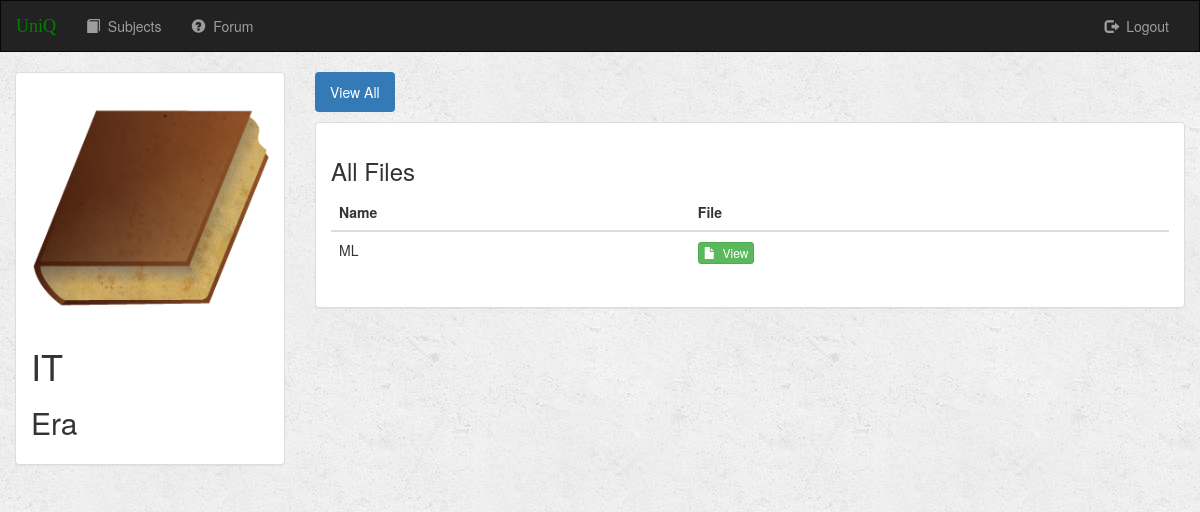
Screenshot of /music/1/ (signed in) with the database file from the repository.
### music/models.py (models this page shows, shortened)
class Subject(models.Model):
    university = models.CharField(max_length=250)
    name = models.CharField(max_length=500)
    logo = models.FileField()
    def __str__(self):
        return self.name + ' - ' + self.university

class File(models.Model):
    subject = models.ForeignKey(Subject, on_delete=models.CASCADE)
    name = models.CharField(max_length=250)
    file = models.FileField(default='')

### music/views.py (the view)
# urls.py: url(r'^music/(?P<album_id>[0-9]+)/$', views.detail, name='detail'),
def detail(request, album_id):
    if not request.user.is_authenticated():
        return render(request, 'music/login.html')
    else:
        user = request.user
        album = get_object_or_404(Subject, pk=album_id)
        return render(request, 'music/detail.html', {'album': album, 'user': user})

### music/templates/music/detail.html (shortened to what this page needs)
{% extends 'music/base.html' %}
{% block body %}
<div class="container-fluid songs-container">
    <div class="row">
        <div class="col-sm-4 col-md-3">
            <div class="panel panel-default">
                <div class="panel-body">
                    <a href="{% url 'music:detail' album.id %}">
                        {% if album.logo %}
                            <img src="{{ album.logo.url }}" class="img-responsive">
                        {% else %}
                            <h3>No image to display</h3>
                        {% endif %}
                    </a>
                    <h1>{{ album.name }}</h1>
                    <h2>{{ album.university }}</h2>
                </div>
            </div>
        </div>
        <div class="col-sm-8 col-md-9">
            <ul class="nav nav-pills" style="margin-bottom: 10px;">
                <li role="presentation" class="active"><a href="{% url 'music:detail' album.id %}">View All</a></li>
            </ul>
            <div class="panel panel-default">
                <div class="panel-body">
                    <h3>All Files</h3>
                    <table class="table">
                        <thead>
                        <tr>
                            <th>Name</th>
                            <th>File</th>
                        </tr>
                        </thead>
                        <tbody>
                        {% for song in album.file_set.all %}
                            <tr>
                                <td>{{ song.name }}</td>
                                <td>
                                    <a target="_blank" href="{{ song.file.url }}">
                                        <button type="button" class="btn btn-success btn-xs">
                                            <span class="glyphicon glyphicon-file"></span>&nbsp; View
                                        </button>
                                    </a>
                                </td>
                            </tr>
                        {% endfor %}
                        </tbody>
                    </table>
                </div>
            </div>
        </div>
    </div>
</div>
{% endblock %}

### music/static/music/style.css (style rules this page uses)
body { background: white url("images/background.png"); }

### rows the page displays
Subject: logo (picture), name "IT", university "Era"
File: name "ML"
